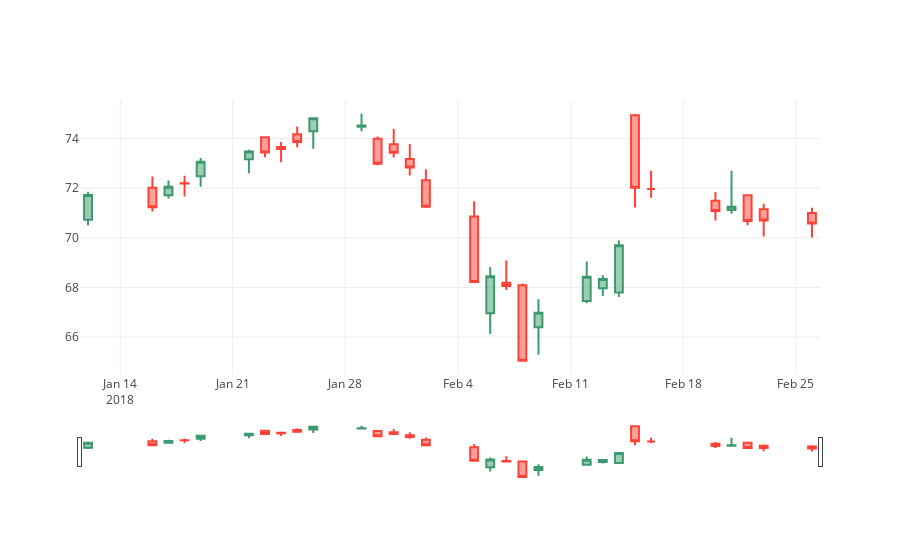

The code cell stored with this chart in its notebook:
### Code cell
dirlist=os.listdir("datawarehouse/")
for Iter in range(1):
    data=pd.read_csv("datawarehouse/"+dirlist[Iter]).reset_index()
    data.Date=pd.to_datetime(data.Date)

    subdat=data[data.Date>="2016-01-01"]
    subdat.index=range(subdat.shape[0])

    print("working on"+dirlist[Iter])
    i=0
    pre_return=list()
    #os.mkdir("figs")
    ll=1
    while i in range(subdat.shape[0]):
        j=i+30#end of day
        predate=j+1
        #ends if reaching end point
        if predate>=(subdat.shape[0]-1):
            break
        tmpsubdf=subdat.iloc[i:j,]
        trace = go.Candlestick(x=tmpsubdf.Date,
                           open=tmpsubdf.Open,
                           high=tmpsubdf.High,
                           low=tmpsubdf.Low,
                           close=tmpsubdf.Close)
        tmpdat = [trace]
        #py.image.save_as(Figure(data=tmpdat), 
        #                 filename='figs/'+dirlist[0]+"_"+str(ll)+'.png',width=500, height=500)
        layout = go.Layout(showlegend=False)
        offline.iplot(go.Figure(data=tmpdat,layout=layout),
                      image='png',
                      filename='plotly_'+dirlist[Iter]+"_"+str(ll),
                      image_height=500,
                      image_width=500)
        pre_return.append((subdat.Close[predate]-subdat.Close[i])/subdat.Close[i])
        i=j
        ll=ll+1
        time.sleep(3)
        #clear output
        clear_output()
    #write list to file
    outF = open(dirlist[Iter]+".txt", "w")
    for line in pre_return:
      # write line to output file
      outF.write(str(line))
      outF.write("\n")
    outF.close()

### Figure 1 — Plotly figure (JSON) as saved in the notebook; plotly's stock layout.template omitted (floating-point values rounded to 4 significant figures)
{"data": [{"close": [71.73, 71.23, 72.06, 72.19, 73.07, 73.48, 73.44, 73.58, 73.86, 74.82, 74.53, 72.99, 73.43, 72.83, 71.25, 68.22, 68.45, 68.06, 65.05, 66.98, 68.43, 68.34, 69.7, 72.02, 71.97, 71.08, 71.25, 70.68, 70.7, 70.58], "high": [71.86, 72.47, 72.31, 72.5, 73.22, 73.55, 74.08, 73.86, 74.49, 74.83, 75, 74.08, 74.39, 73.78, 72.76, 71.48, 68.83, 69.08, 68.16, 67.53, 69.05, 68.49, 69.89, 74.99, 72.7, 71.85, 72.7, 71.76, 71.37, 71.21], "low": [70.5, 71.06, 71.59, 71.67, 72.06, 72.6, 73.25, 73.05, 73.65, 73.59, 74.3, 72.93, 73.24, 72.51, 71.22, 68.18, 66.13, 67.91, 65.03, 65.29, 67.37, 67.66, 67.62, 71.22, 71.62, 70.7, 70.97, 70.51, 70.06, 70.01], "open": [70.73, 72.02, 71.72, 72.2, 72.48, 73.17, 74.05, 73.66, 74.17, 74.3, 74.48, 73.99, 73.77, 73.18, 72.32, 70.86, 66.96, 68.19, 68.09, 66.4, 67.46, 67.97, 67.8, 74.94, 71.97, 71.5, 71.12, 71.72, 71.15, 71], "type": "candlestick", "x": ["2018-01-12", "2018-01-16", "2018-01-17", "2018-01-18", "2018-01-19", "2018-01-22", "2018-01-23", "2018-01-24", "2018-01-25", "2018-01-26", "2018-01-29", "2018-01-30", "2018-01-31", "2018-02-01", "2018-02-02", "2018-02-05", "2018-02-06", "2018-02-07", "2018-02-08", "2018-02-09", "2018-02-12", "2018-02-13", "2018-02-14", "2018-02-15", "2018-02-16", "2018-02-20", "2018-02-21", "2018-02-22", "2018-02-23", "2018-02-26"]}], "layout": {"showlegend": false}}
